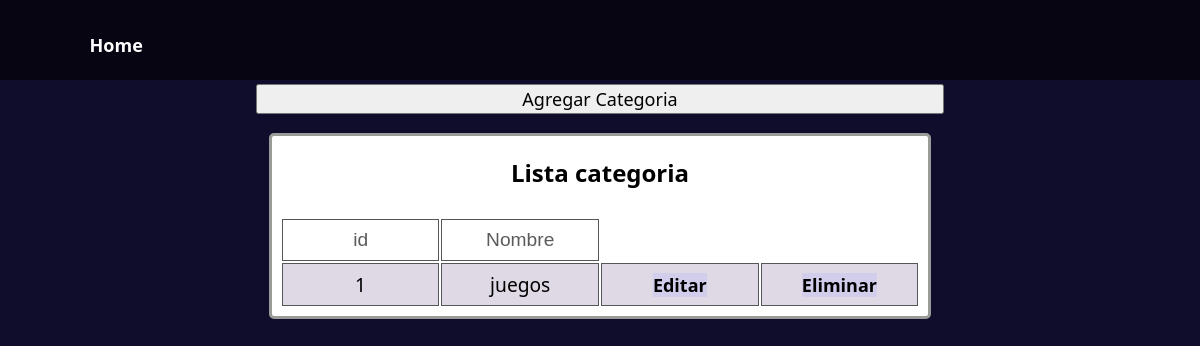
The page /EditCategoria/ (signed in) on the database as committed earlier.
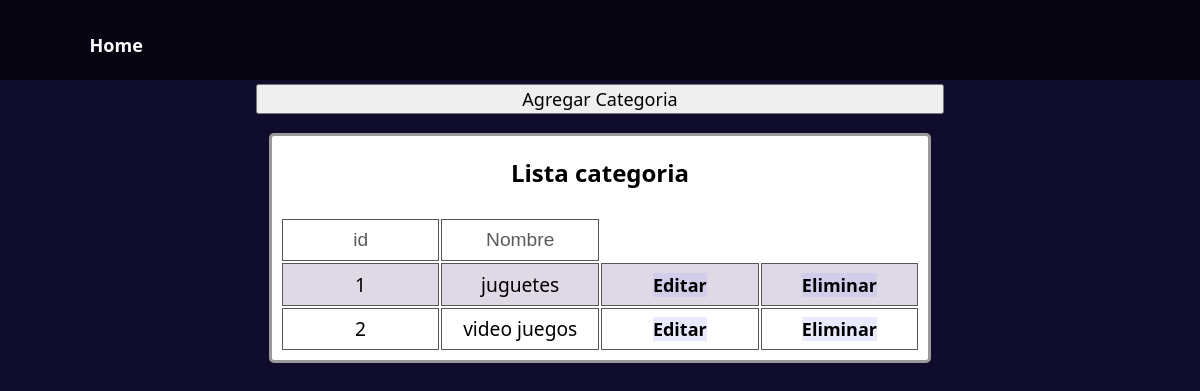
The same page on the database as committed later.
### PruebaDjangoApp/models/Categorias.py (models this page shows)
class Categorias(models.Model):
    id = models.AutoField(primary_key=True)
    nombre = models.CharField('Categorias', max_length=50)

### PruebaDjangoApp/views/CategoriaView2.py (the view)
# urls.py: path('EditCategoria/', views.CategoriaView2.categoria),
@login_required
def categoria(request):
  categoria = Categorias.objects.all().values()
  context = {
    'categoria': categoria
  }
  template =loader.get_template('AddCategoria.html')
  return HttpResponse(template.render(context, request))

### PruebaDjangoApp/Templates/AddCategoria.html (shortened to what this page needs)
{% extends "./index.html"%}
  {% block body %}
<div class="ArticuleForm">
  <button id="Abrir">Agregar Categoria</button>
  <div class="tabla">
    <h1>Lista categoria</h1>
    <table class="table" >
        <tr>
          <td class="tit">id</td>
          <td class="tit">Nombre</td>
        </tr>
        {% for x in categoria %}
        <tr>
            <td>{{ x.id }}</td>
            <td>{{ x.nombre}}</td>
        <td class="EdEltb"><a class="EdEl" href="/CategoriaPut/{{x.id}}/" >Editar</a></td>
        <td class="EdEltb"><a  class="EdEl" href="/CategoriaDelete/{{x.id}}/" > Eliminar</a></td>
        </tr>
        {% endfor %}
    </table>
</div>
    {% endblock %}

Rows that differ between the two databases and show on the page:
changed Categorias id 1: nombre "juegos" → "juguetes"
added Categorias: id "2", nombre "video juegos"
